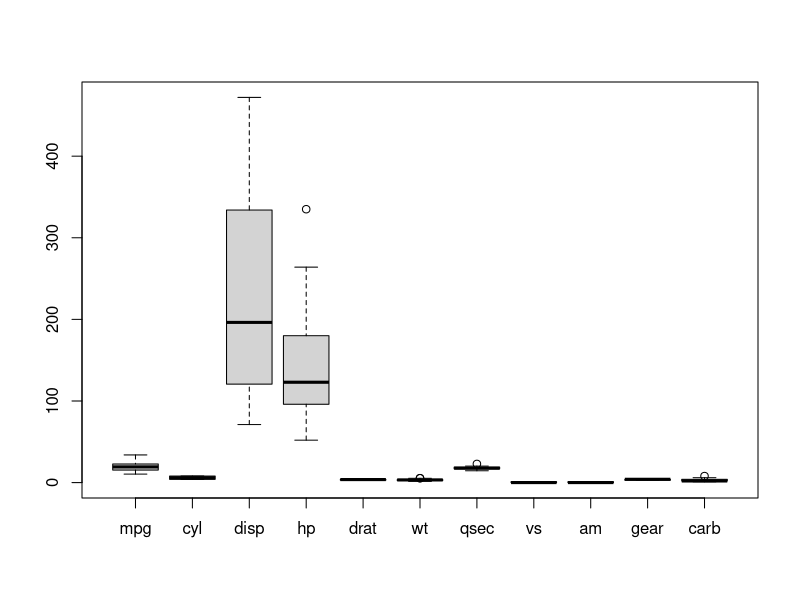

Generate this figure with R:
## ---- chunk 1
knitr::opts_chunk$set(echo = TRUE)
## ---- chunk 2
library(ggplot2)
data(mtcars)
summary(mtcars)
boxplot(mtcars)
